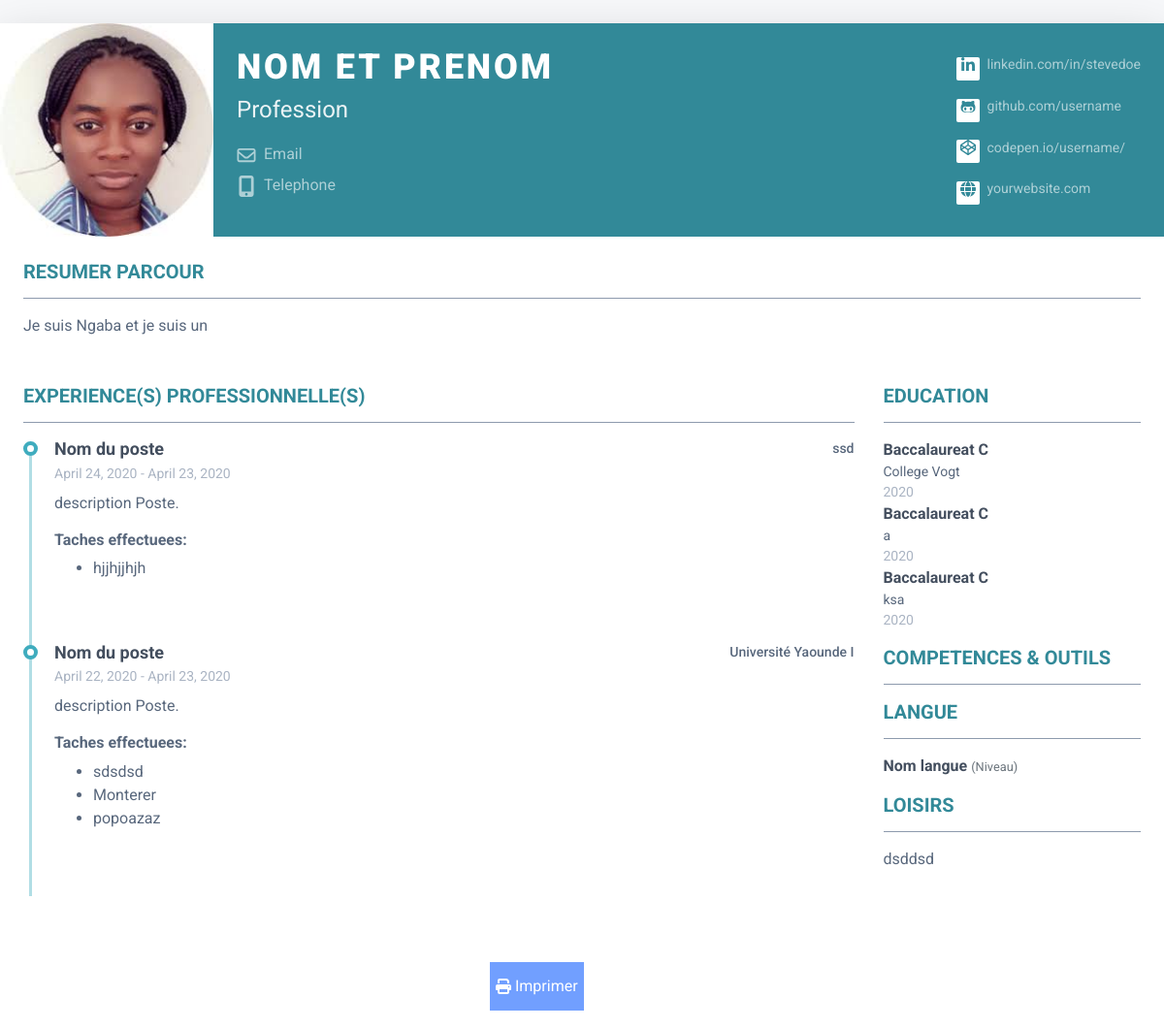
Screenshot of /create_cv/voir_cv/ (signed in) with the database file from the repository.
### create_cv/models.py (models this page shows)
class Biographie(models.Model):
	m_user = models.ForeignKey(User,on_delete = models.CASCADE,blank = True,null = True)
	m_description = models.TextField(max_length = 256)
	m_date = models.DateTimeField(auto_now=True,blank=True,null = True)

class Experience(models.Model):
	m_user = models.ForeignKey(User,on_delete = models.CASCADE,blank = True,null = True)
	m_etablissement = models.CharField(max_length = 64)
	m_tasks = models.TextField(max_length = 256,blank = True,null = True)
	m_poste = models.TextField(max_length = 256,blank = True,null = True)
	m_start = models.DateField(blank = True, null = True)
	m_end = models.DateField(blank = True, null = True)
	m_date = models.DateTimeField(auto_now=True,blank=True,null = True)
	def tasks_enumerate(self):
		return self.m_tasks.split('\n')

class Diploma(models.Model):
	m_user = models.ForeignKey(User,on_delete = models.CASCADE,blank = True,null = True)
	m_diploma = models.CharField(max_length = 64)
	m_school = models.CharField(max_length = 64,blank = True,null = True)
	m_year = models.IntegerField(blank = True, null = True)
	m_mention = models.CharField(max_length = 64,blank = True, null = True)
	m_intitule = models.CharField(max_length = 64,blank = True, null = True)
	m_date = models.DateTimeField(auto_now=True,blank=True,null = True)

class Loisir(models.Model):
	m_user = models.ForeignKey(User,on_delete = models.CASCADE,blank = True,null = True)
	m_loisir = models.CharField(max_length = 64)
	m_date = models.DateTimeField(auto_now=True,blank=True,null = True)

### create_cv/views.py (the view)
# urls.py: path('voir_cv/' , views.voir_cv , name="voir_cv"),
@login_required(login_url='create_cv/')
def voir_cv(request):
    context = {
        'infoperso': Infoperso.objects.filter(),
     	'diplomas': Diploma.objects.filter(),
        'competence': Competence.objects.all(),
        'experiences': Experience.objects.filter(),
        'biographie': Biographie.objects.last(),
      	'loisirs': Loisir.objects.filter(),
    }
    return render(request, 'apercu_cv/modele1/base1.html', context)

### create_cv/templates/apercu_cv/modele1/base1.html (shortened to what this page needs)
﻿<!DOCTYPE html>
<html lang="fr">
<head>
    {% load static %}
    {% include 'apercu_cv/modele1/head.html' %}
</head>
<body>
    <article class="resume-wrapper text-center position-relative" style="max-height:100%; padding:0px;">
        <div class="resume-wrapper-inner mx-auto text-left bg-white shadow-lg" style="max-width:100%; max-height:100%;">
            <header class="resume-header pt-4 pt-md-0">
                {% include 'apercu_cv/modele1/infoperso.html' %}
            </header>
            <div class="resume-body p-4">
                {% include 'apercu_cv/modele1/resume.html' %}
                <div class="row">
                    <div class="col-lg-9 col-md-8">
                        {% include 'apercu_cv/modele1/experiences.html' %}
                    </div>
                    <div class="col-lg-3 col-md-4">
                        {% include 'apercu_cv/modele1/diplomes.html' %}
                        {% include 'apercu_cv/modele1/competences.html' %}
                        {% include 'apercu_cv/modele1/langues.html' %}
                        {% include 'apercu_cv/modele1/loisirs.html' %}
                    </div>
                </div>
            </div>
            <div class="row hidden-print">
                <div class="col-lg-4 col-md-4">
                </div>
                <div class="col-lg-4 col-md-4" style="margin:auto;">
                    <button id="print" class="button1" style="margin-left:25%; margin-bottom:5%;"><i class="fas fa-print"></i> Imprimer</button>
                </div>
                <div class="col-lg-4 col-md-4">
                </div>
            </div>
        </div>
    </article>
</body>
</html>

### create_cv/templates/apercu_cv/modele1/resume.html
<section class="resume-section summary-section mb-5">
    <h2 class="resume-section-title text-uppercase font-weight-bold pb-3 mb-3">Resumer parcour</h2>
    <div class="resume-section-content">
        <p class="mb-0">{{biographie.m_description}} </p>
    </div>
</section>

### create_cv/templates/apercu_cv/modele1/experiences.html
<section class="resume-section experience-section mb-5">
    <h2 class="resume-section-title text-uppercase font-weight-bold pb-3 mb-3"> Experience(s) Professionnelle(s)</h2>
    <div class="resume-section-content">
        <div class="resume-timeline position-relative">
            {% for e in experiences %}
            <article class="resume-timeline-item position-relative pb-5">
                <div class="resume-timeline-item-header mb-2">
                    <div class="d-flex flex-column flex-md-row">
                        <h3 class="resume-position-title font-weight-bold mb-1">Nom du poste</h3>
                        <div class="resume-company-name ml-auto">{{ e.m_etablissement }}</div>
                    </div>
                    <div class="resume-position-time">{{ e.m_start }}  -  {{ e.m_end }}</div>
                </div>
                <div class="resume-timeline-item-desc">
                    <p>description Poste.</p>
                    <h4 class="resume-timeline-item-desc-heading font-weight-bold">Taches effectuees:</h4>
                    <ul>
                        {% for f in e.tasks_enumerate %}
                        <li>{{f}} </li>
                        {% endfor %}
                    </ul>
                </div>
            </article>
            {% endfor %}
        </div>
    </div>
</section>

### create_cv/templates/apercu_cv/modele1/diplomes.html (shortened to what this page needs)
<section class="resume-section education-section mb-2">
    <h2 class="resume-section-title text-uppercase font-weight-bold pb-3 mb-3">Education</h2>
    <div class="resume-section-content">
        <ul class="list-unstyled">
            {% for d in diplomas %}
            <li>
                <div class="resume-degree font-weight-bold">{{d.m_diploma}}</div>
                <div class="resume-degree-org">{{d.m_school}}</div>
                <div class="resume-degree-time">{{d.m_year}}</div>
            </li>
            {% endfor %}
        </ul>
    </div>
</section>

### create_cv/templates/apercu_cv/modele1/loisirs.html
<section class="resume-section interests-section mb-2">
    <h2 class="resume-section-title text-uppercase font-weight-bold pb-3 mb-3"> Loisirs</h2>
    <div class="resume-section-content">
        <ul class="list-unstyled">
            {% for d in loisirs %}
            <li>
                 {{d.m_loisir}}
            </li>
            {% endfor %}
        </ul>
    </div>
</section>

### create_cv/templates/apercu_cv/modele1/base1.html (style rules this page uses)
.button1 { background: #719fff; text-align: center; color: white; border:0px ; min-height: 50px; }

### rows the page displays
Biographie: m_description "Je suis Ngaba et je suis un"
Experience: m_etablissement "ssd", m_start "April 24, 2020", m_end "April 23, 2020", tasks_enumerate "hjjhjjhjh"
Experience: m_etablissement "Université Yaounde I", m_start "April 22, 2020", m_end "April 23, 2020", tasks_enumerate "sdsdsd" "Monterer" "popoazaz"
Diploma: m_diploma "Baccalaureat C", m_school "College Vogt", m_year "2020"
Diploma: m_diploma "Baccalaureat C", m_school "a", m_year "2020"
Diploma: m_diploma "Baccalaureat C", m_school "ksa", m_year "2020"
Loisir: m_loisir "dsddsd"
